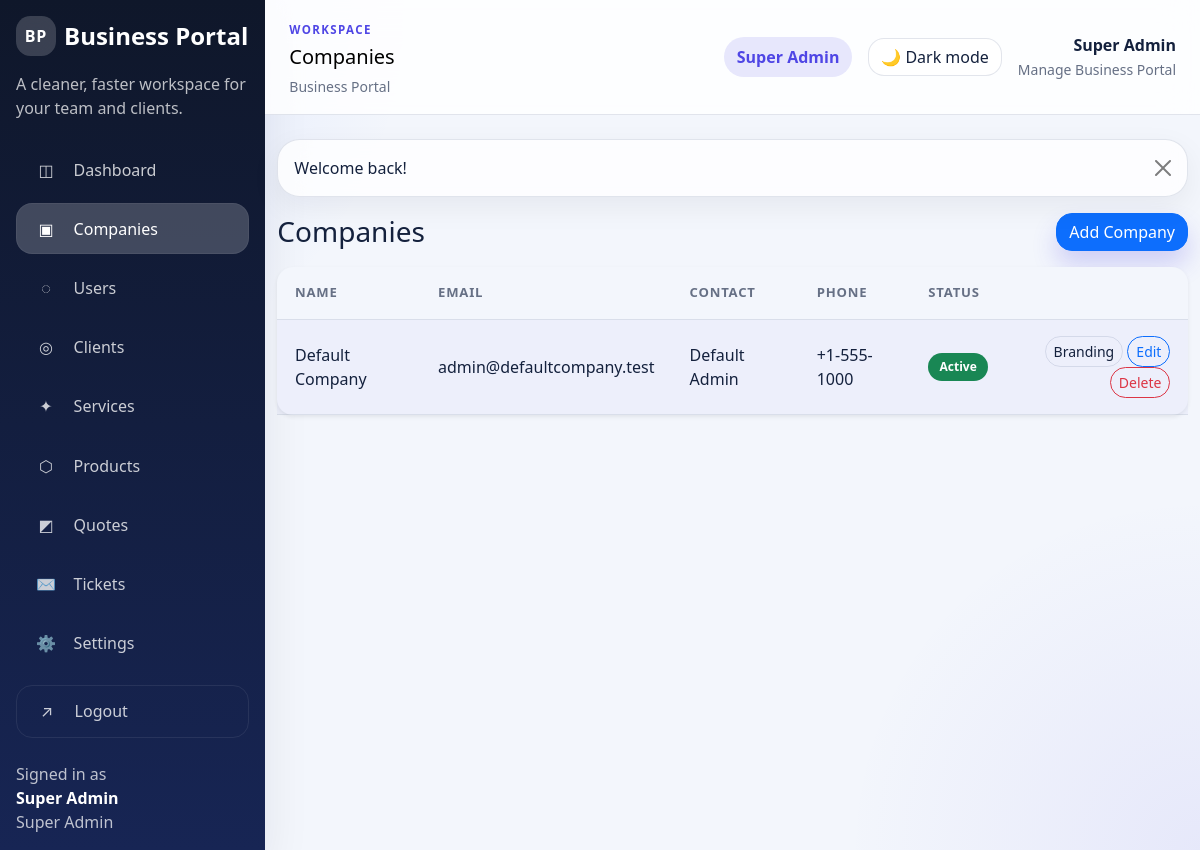
/modules/companies/index.php (signed in), run on the app's committed database.
### tables this page shows
CREATE TABLE companies (
    id INT UNSIGNED AUTO_INCREMENT PRIMARY KEY,
    name VARCHAR(150) NOT NULL,
    email VARCHAR(190) DEFAULT NULL,
    contact_name VARCHAR(150) DEFAULT NULL,
    phone VARCHAR(50) DEFAULT NULL,
    address_line1 VARCHAR(255) DEFAULT NULL,
    city VARCHAR(100) DEFAULT NULL,
    state VARCHAR(100) DEFAULT NULL,
    postal_code VARCHAR(30) DEFAULT NULL,
    country VARCHAR(100) DEFAULT NULL,
    status ENUM('active','inactive') NOT NULL DEFAULT 'active',
    created_at TIMESTAMP NOT NULL DEFAULT CURRENT_TIMESTAMP,
    updated_at TIMESTAMP NOT NULL DEFAULT CURRENT_TIMESTAMP ON UPDATE CURRENT_TIMESTAMP,
    UNIQUE KEY uq_companies_email (email),
    KEY idx_companies_status (status)
);

### config/database.php (called while the page is built, shortened)
<?php
function db(): PDO
{
    $dsn = sprintf('mysql:host=%s;dbname=%s;charset=%s', DB_HOST, DB_NAME, DB_CHARSET);
    $pdo = new PDO($dsn, DB_USER, DB_PASS, [
        PDO::ATTR_ERRMODE => PDO::ERRMODE_EXCEPTION,
        PDO::ATTR_DEFAULT_FETCH_MODE => PDO::FETCH_ASSOC,
        PDO::ATTR_EMULATE_PREPARES => false,
    ]);
    return $pdo;
}

### modules/companies/index.php (the view, shortened to what this page needs)
<?php
$companies = db()->query('SELECT * FROM companies ORDER BY name')->fetchAll();
require BASE_PATH . '/includes/header.php';
?>
<div class="d-flex justify-content-between align-items-center mb-3">
    <h1 class="h3 mb-0">Companies</h1>
    <a class="btn btn-primary" href="/modules/companies/add.php">Add Company</a>
</div>
<div class="card border-0 shadow-sm">
    <div class="table-responsive">
        <table class="table table-striped mb-0">
            <thead><tr><th>Name</th><th>Email</th><th>Contact</th><th>Phone</th><th>Status</th><th></th></tr></thead>
            <tbody>
            <?php foreach ($companies as $company): ?>
                <tr>
                    <td><?= h($company['name']) ?></td>
                    <td><?= h($company['email']) ?></td>
                    <td><?= h($company['contact_name']) ?></td>
                    <td><?= h($company['phone']) ?></td>
                    <td><?= invoice_status_badge($company['status']) ?></td>
                    <td class="text-end">
                        <a class="btn btn-sm btn-outline-secondary" href="/modules/settings/index.php?company_id=<?= (int) $company['id'] ?>">Branding</a>
                        <a class="btn btn-sm btn-outline-primary" href="/modules/companies/edit.php?id=<?= (int) $company['id'] ?>">Edit</a>
                        <a class="btn btn-sm btn-outline-danger" href="/modules/companies/delete.php?id=<?= (int) $company['id'] ?>" data-confirm="Delete this company?">Delete</a>
                    </td>
                </tr>
            <?php endforeach; ?>
            </tbody>
        </table>
    </div>
</div>
<?php require BASE_PATH . '/includes/footer.php'; ?>

### includes/functions.php (shortened to what this page needs)
<?php
require_once BASE_PATH . '/config/database.php';
function h(?string $value): string
{
    return htmlspecialchars((string) $value, ENT_QUOTES, 'UTF-8');
}
function invoice_status_badge(string $status): string
{
    $classes = [
        'draft' => 'secondary',
        'sent' => 'info',
        'paid' => 'success',
        'overdue' => 'danger',
        'cancelled' => 'dark',
        'unpaid' => 'warning',
        'open' => 'primary',
        'closed' => 'secondary',
        'active' => 'success',
        'inactive' => 'secondary',
        'suspended' => 'warning',
    ];
    $class = $classes[$status] ?? 'secondary';
    return '<span class="badge bg-' . $class . '">' . h(ucfirst($status)) . '</span>';
}

### assets/css/style.css (style rules this page uses)
:root { color-scheme: light; --portal-bg: #f3f6fc; --portal-bg-accent: rgba(76, 118, 255, 0.14); --portal-surface: rgba(255, 255, 255, 0.78); --portal-surface-strong: #ffffff; --portal-border: rgba(122, 138, 170, 0.22); --portal-text: #14213d; --portal-text-muted: #667085; --portal-sidebar-bg: linear-gradient(180deg, #0f172a 0%, #172554 100%); --portal-sidebar-link: rgba(255, 255, 255, 0.78); --portal-sidebar-link-hover: rgba(255, 255, 255, 0.12); --portal-sidebar-link-active: rgba(255, 255, 255, 0.2); --portal-shadow: 0 20px 45px rgba(15, 23, 42, 0.08); --portal-shadow-soft: 0 10px 30px rgba(15, 23, 42, 0.06); --portal-primary: #4f46e5; --portal-primary-rgb: 79, 70, 229; --bs-body-bg: var(--portal-bg); --bs-body-color: var(--portal-text); --bs-border-color: var(--portal-border); --bs-secondary-color: var(--portal-text-muted); --bs-tertiary-bg: rgba(255, 255, 255, 0.7); --bs-card-bg: var(--portal-surface); --bs-card-cap-bg: transparent; --bs-emphasis-color: var(--portal-text); --bs-primary: var(--portal-primary); --bs-primary-rgb: var(--portal-primary-rgb); }
body { min-height: 100vh; background: radial-gradient(circle at top left, var(--portal-bg-accent), transparent 28%), radial-gradient(circle at bottom right, rgba(var(--portal-primary-rgb), 0.08), transparent 24%), var(--portal-bg); color: var(--portal-text); transition: background-color 0.25s ease, color 0.25s ease; }
a { text-underline-offset: 0.2rem; }
.card, .table, .form-control, .form-select, .btn, .dropdown-menu, .modal-content { border-radius: 1rem; }
.card, .table-responsive, .table, .form-control, .form-select { border-color: var(--portal-border); }
.table { --bs-table-bg: transparent; --bs-table-striped-bg: rgba(var(--portal-primary-rgb), 0.04); --bs-table-hover-bg: rgba(var(--portal-primary-rgb), 0.06); --bs-table-color: var(--portal-text); margin-bottom: 0; }
.table thead th { font-size: 0.82rem; text-transform: uppercase; letter-spacing: 0.06em; color: var(--portal-text-muted); border-bottom-color: var(--portal-border); }
.table td, .table th { padding: 1rem 1.1rem; vertical-align: middle; border-color: var(--portal-border); }
.btn-primary { box-shadow: 0 14px 24px rgba(var(--portal-primary-rgb), 0.22); }
.btn-outline-secondary { border-color: var(--portal-border); color: var(--portal-text); }
.badge { border-radius: 999px; padding: 0.5rem 0.7rem; }

### data on the page
companies: name "Default Company", email "admin@defaultcompany.test", contact_name "Default Admin", phone "+1-555-1000", status "Active"

### other printed values
$branding['brand_initials'] "BP"
$branding['brand_name'] "Business Portal"
$branding['portal_tagline'] "A cleaner, faster workspace for your team and clients."
$item['icon'] "◫"
$item['label'] "Dashboard"
$item['icon'] "▣"
$item['label'] "Companies"
$item['icon'] "◌"
$item['label'] "Users"
$item['icon'] "◎"
$item['label'] "Clients"
$item['icon'] "✦"
$item['label'] "Services"
$item['icon'] "⬡"
$item['label'] "Products"
